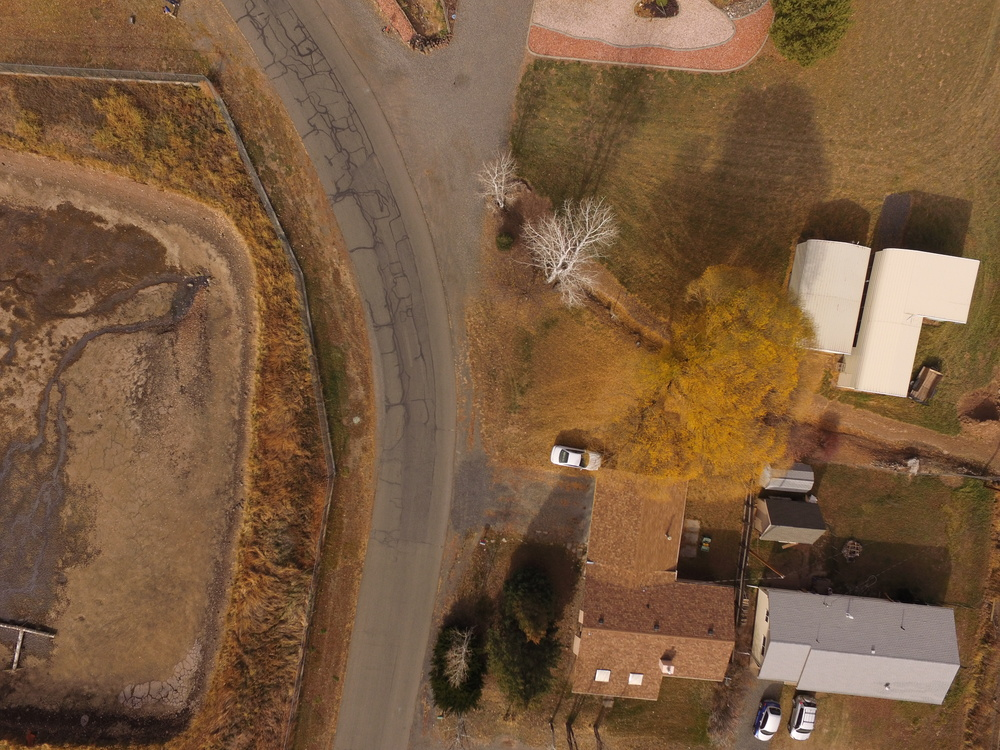
#> input picture globaltest/DJI_0001.jpg, 1000 x 750 px; its folder holds only this picture in this run
$ python -i Stitcher.py   (imports and definitions only)
#> lines starting #> are read from the running program, lines starting #| are printed output that depends on the picture
import cv2
import numpy as np
import glob
import uuid
from tqdm import tqdm


def detect_and_describe(image):
    """ detect_and_describe(image) - возвращает ключевые точки и дескрипторы

            1. Создание дескриптора
                    Описание локальной области вокруг ключевой точки.

            2. Разделение на подрегионы:
                    Окрестность 16×16 пикселей делится на 4×4 субрегиона (всего 16).

            3. Гистограммы градиентов:
                    Для каждого субрегиона строится 8-бинная гистограмма ориентаций (всего 16×8=128 элементов).

            4. Нормализация:
                    Вектор дескриптора нормализуется для устойчивости к изменению освещения. Значения обрезаются до 0.2 для снижения влияния шума.

            Возвращаемые значения

                Kp (KeyPoints):
                    Список объектов cv2. KeyPoint с полями:
                    pt (x, y) — координаты.
                    Size Диаметр значимой области.
                    Angle Ориентация в градусах.
                    Response Сила отклика (чем выше, тем значимее точка).
                    Octave Номер октавы, где обнаружена точка.

                Des (Descriptors):
                    Массив NumPy формы (N, 128), где N — число ключевых точек.
                    Тип данных: np.float32.
                    Пример дескриптора: [0.1, 0.05, ..., 0.2] (нормированные значения). """
    gray = cv2.cvtColor(image, cv2.COLOR_BGR2GRAY)

    sift = cv2.SIFT_create()

    kp, des = sift.detectAndCompute(gray, None)

    return kp, des


# [60 lines left out: functions match_descriptors, find_homography, combine_images, not called in this run]


def stitch_images(images):
    if len(images) < 1:
        return None

    result = images[0]
    for i in tqdm(range(1, len(images)), desc="Stitching images"):
        kp1, des1 = detect_and_describe(result)
        kp2, des2 = detect_and_describe(images[i])

        matches = match_descriptors(des1, des2)
        if len(matches) < 4:
            print(f"Not enough matches for image {i + 1}")
            continue

        H = find_homography(kp1, kp2, matches)
        if H is None:
            print(f"Homography failed for image {i + 1}")
            continue

        H_inv = np.linalg.inv(H)
        result = combine_images(result, images[i], H_inv)

    return result


# [37 lines left out: function stitch_merge, not called in this run]


# [26 lines not run here, left out]

>>> import cv2
>>> picture = cv2.imread('globaltest/DJI_0001.jpg', cv2.IMREAD_GRAYSCALE)
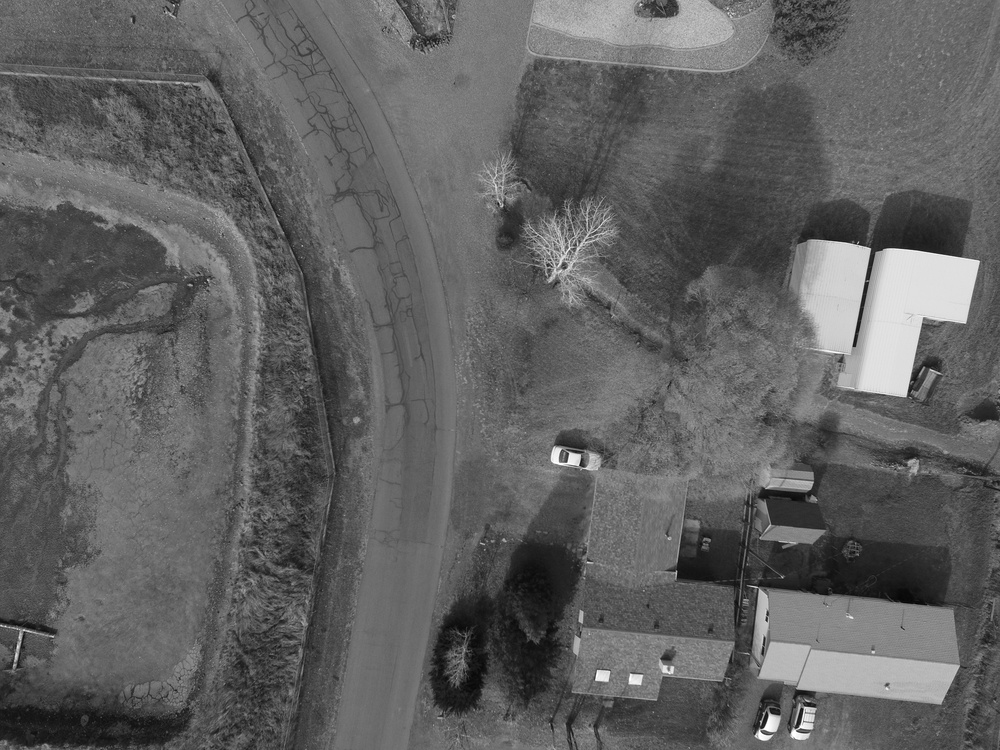
#> picture: shape (750, 1000); min 0, max 255, mean 97
>>> result = stitch_images(picture)
#> in stitch_images, `result = images[0]`: result = 1000 values, max 193 at index 679, min 39 at index 785, mean 114.1
#> the loop in stitch_images, `for i in tqdm(range(1, len(images)), desc="Stitching images"):` made 1 pass
#> (the run stopped early here; a loop or call above may not have finished)

$ run again, on globaltest/DJI_0002.jpg
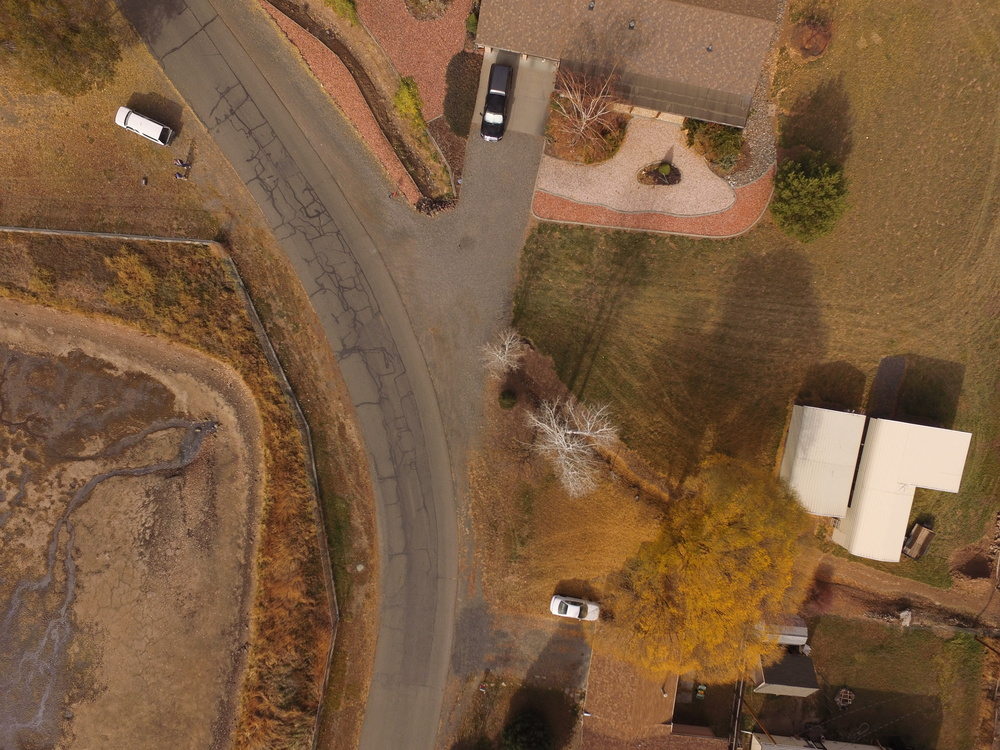
#> input picture globaltest/DJI_0002.jpg, 1000 x 750 px
#> `picture = cv2.imread('globaltest/DJI_0001.jpg', cv2.IMREAD_GRAYSCALE)`:
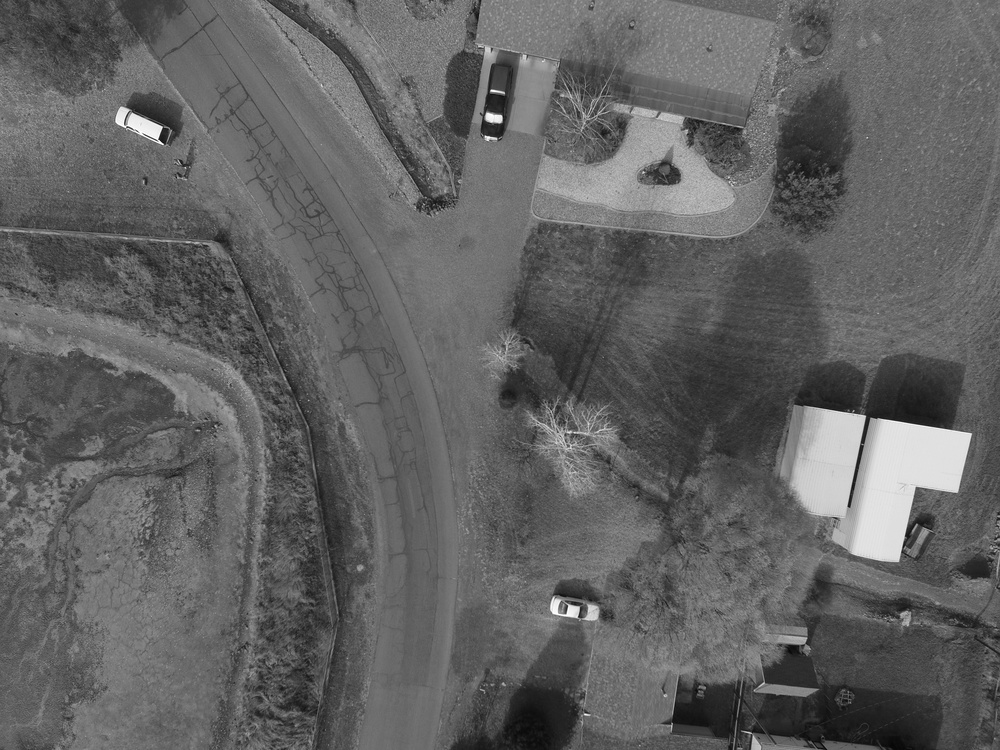
#> picture: shape (750, 1000); min 5, max 255, mean 98
#> result = 1000 values, max 162 at index 255, min 24 at index 480, mean 103.9
#> the loop in stitch_images, `for i in tqdm(range(1, len(images)), desc="Stitching images"):` made 1 pass

$ run again, on globaltest/DJI_0004.jpg
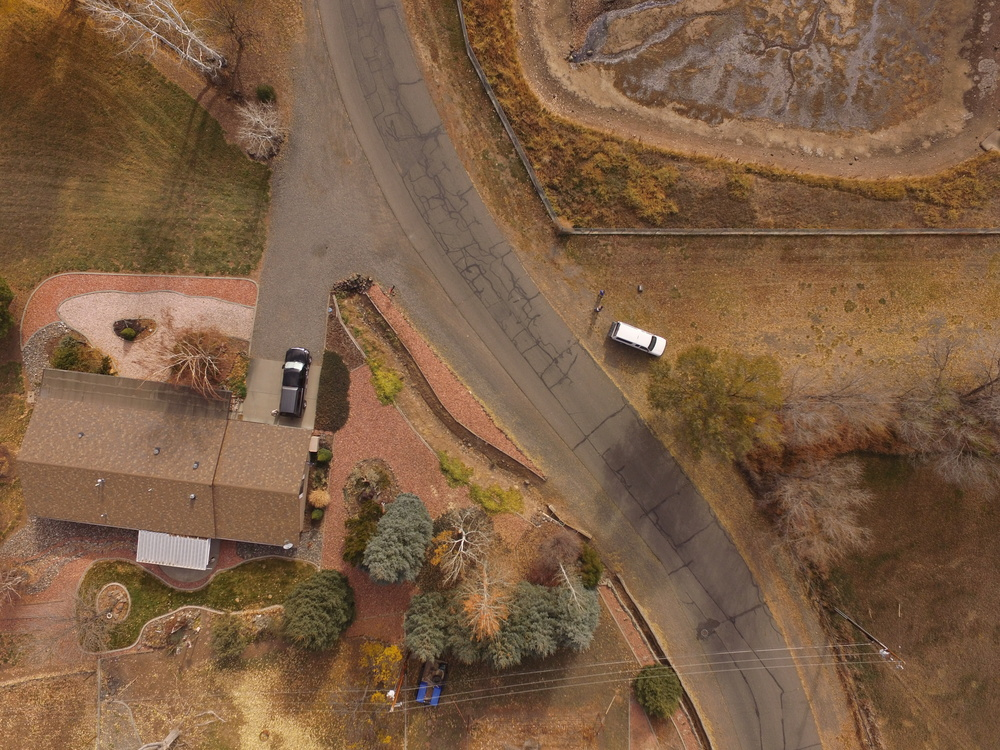
#> input picture globaltest/DJI_0004.jpg, 1000 x 750 px
#> `picture = cv2.imread('globaltest/DJI_0001.jpg', cv2.IMREAD_GRAYSCALE)`:
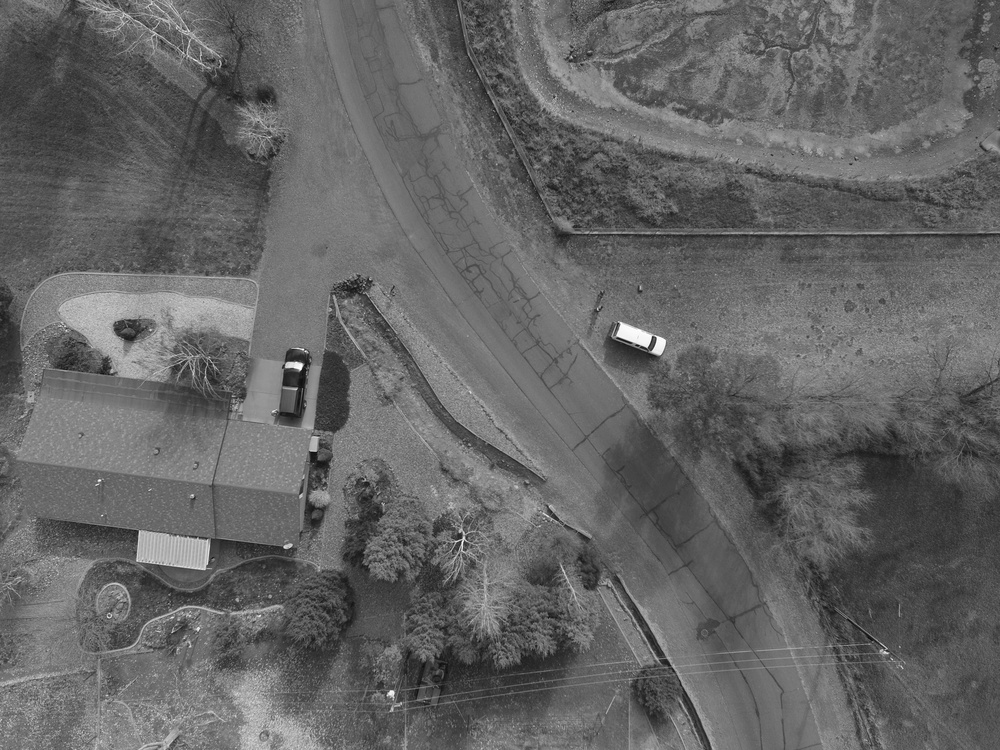
#> picture: shape (750, 1000); min 11, max 255, mean 100.5
#> result = 1000 values, max 172 at index 157, min 31 at index 614, mean 101.8
#> the loop in stitch_images, `for i in tqdm(range(1, len(images)), desc="Stitching images"):` made 1 pass

$ run again, on globaltest/DJI_0005.jpg
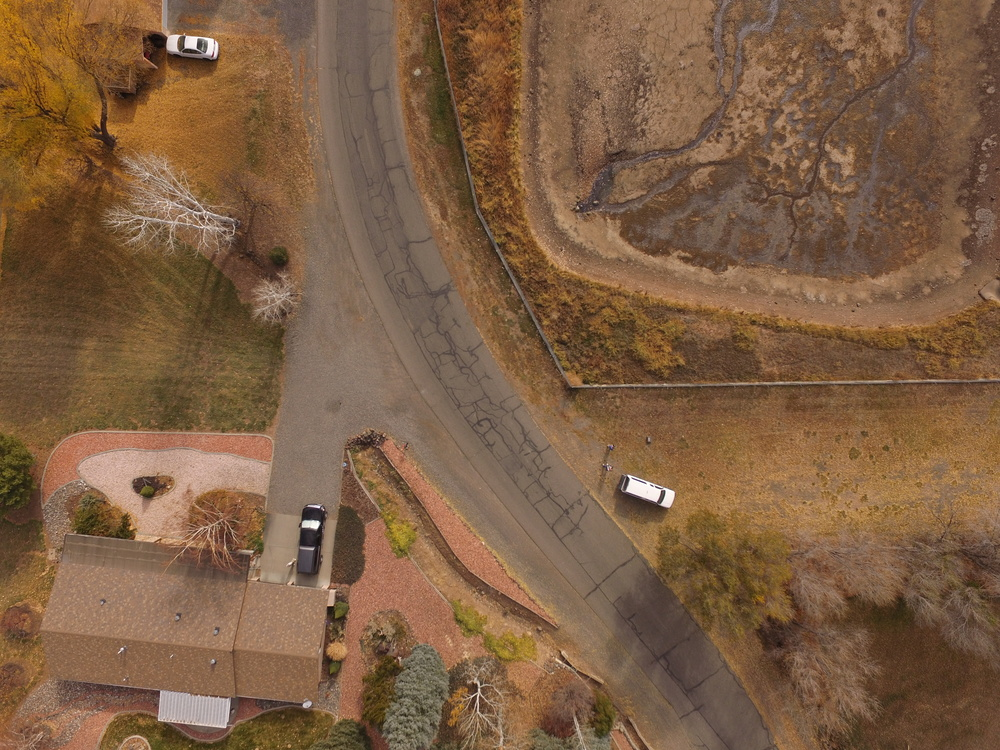
#> input picture globaltest/DJI_0005.jpg, 1000 x 750 px
#> `picture = cv2.imread('globaltest/DJI_0001.jpg', cv2.IMREAD_GRAYSCALE)`:
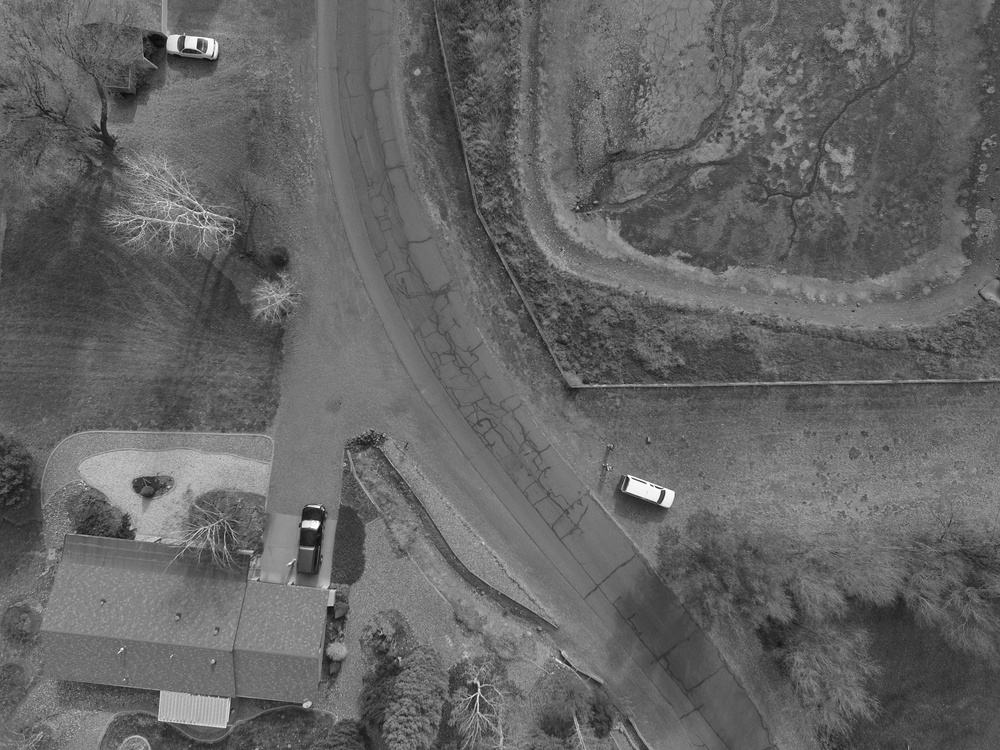
#> picture: shape (750, 1000); min 6, max 255, mean 100.7
#> result = 1000 values, max 175 at index 162, min 23 at index 530, mean 103.3
#> the loop in stitch_images, `for i in tqdm(range(1, len(images)), desc="Stitching images"):` made 1 pass
